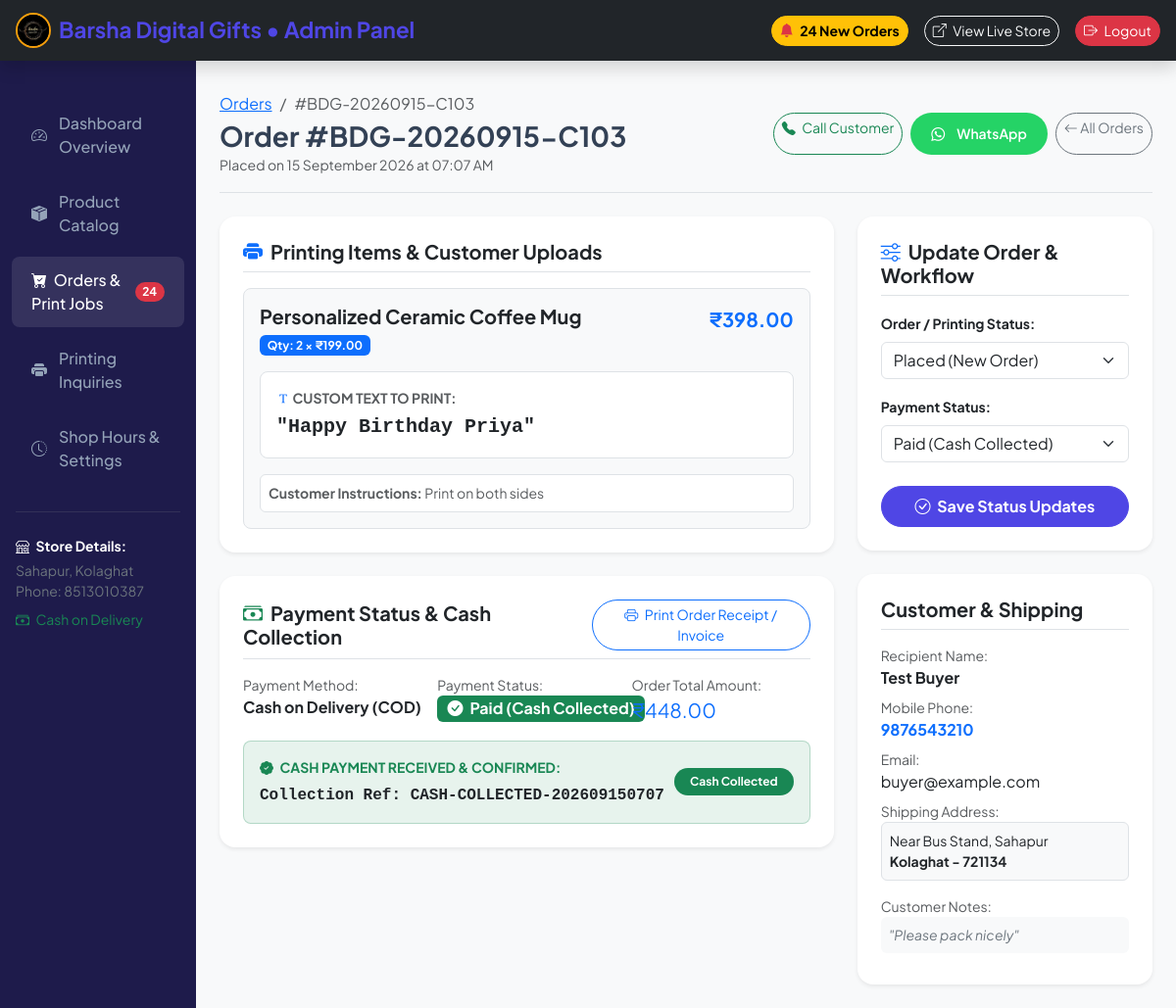
Page /admin/orders/38 (signed in) on the committed database.
### models.py (models this page shows, shortened)
class Order(db.Model):
    __tablename__ = 'orders'
    id = db.Column(db.Integer, primary_key=True)
    order_number = db.Column(db.String(32), unique=True, nullable=False, index=True)
    user_id = db.Column(db.Integer, db.ForeignKey('users.id'), nullable=True)
    customer_name = db.Column(db.String(120), nullable=False)
    customer_phone = db.Column(db.String(20), nullable=False)
    customer_email = db.Column(db.String(120), nullable=False)
    delivery_address = db.Column(db.Text, nullable=False)
    city = db.Column(db.String(100), default="Kolaghat")
    pincode = db.Column(db.String(20), default="721134")
    order_notes = db.Column(db.Text, nullable=True)
    total_amount = db.Column(db.Float, nullable=False)
    payment_method = db.Column(db.String(50), default='cod')  # 'razorpay', 'upi_qr', 'cod'
    payment_status = db.Column(db.String(50), default='Pending') # 'Pending', 'Paid', 'Failed', 'Verified'
    order_status = db.Column(db.String(50), default='Placed')    # 'Placed', 'Processing', 'In Printing', 'Shipped', 'Delivered', 'Cancelled'
    razorpay_order_id = db.Column(db.String(100), nullable=True)
    razorpay_payment_id = db.Column(db.String(100), nullable=True)
    upi_utr = db.Column(db.String(100), nullable=True)
    upi_screenshot = db.Column(db.String(255), nullable=True)
    created_at = db.Column(db.DateTime, default=utc_now)
    updated_at = db.Column(db.DateTime, default=utc_now, onupdate=utc_now)
    items = db.relationship('OrderItem', backref='order', lazy=True, cascade='all, delete-orphan')

class OrderItem(db.Model):
    __tablename__ = 'order_items'
    id = db.Column(db.Integer, primary_key=True)
    order_id = db.Column(db.Integer, db.ForeignKey('orders.id'), nullable=False)
    product_id = db.Column(db.Integer, db.ForeignKey('products.id'), nullable=True)
    product_name = db.Column(db.String(200), nullable=False)
    unit_price = db.Column(db.Float, nullable=False)
    quantity = db.Column(db.Integer, default=1)
    subtotal = db.Column(db.Float, nullable=False)
    custom_text = db.Column(db.String(255), nullable=True)
    custom_image = db.Column(db.String(255), nullable=True)
    custom_instructions = db.Column(db.Text, nullable=True)
    product = db.relationship('Product')

### app.py (the view)
@app.route('/admin/orders/<int:id>')
@admin_required
def admin_order_detail(id):
    order = Order.query.get_or_404(id)
    return render_template('admin/order_detail.html', order=order)

### app.py (called while the page is built)
def admin_required(f):
    @wraps(f)
    def decorated_function(*args, **kwargs):
        if 'user_id' not in session:
            flash('Admin login required.', 'danger')
            return redirect(url_for('login', next=request.url))
        user = db.session.get(User, session['user_id'])
        if not user or not user.is_admin:
            flash('Access denied. Administrator privileges required.', 'danger')
            return redirect(url_for('index'))
        return f(*args, **kwargs)
    return decorated_function

@app.template_filter('currency')
def currency_filter(amount):
    try:
        return f"₹{float(amount):,.2f}"
    except (ValueError, TypeError):
        return f"₹{amount}"

### models.py (called while the page is built)
    @classmethod
    def get_val(cls, key, default=None):
        setting = cls.query.filter_by(key=key).first()
        return setting.value if setting and setting.value else default

### templates/admin/order_detail.html (shortened to what this page needs)
{% extends "admin/base_admin.html" %}
{% block content %}
<div class="d-flex justify-content-between flex-wrap flex-md-nowrap align-items-center pt-2 pb-3 mb-4 border-bottom">
    <div>
        <nav aria-label="breadcrumb">
            <ol class="breadcrumb mb-1 small">
                <li class="breadcrumb-item"><a href="{{ url_for('admin_orders') }}">Orders</a></li>
                <li class="breadcrumb-item active">#{{ order.order_number }}</li>
            </ol>
        </nav>
        <h1 class="h3 fw-bold mb-0">Order #{{ order.order_number }}</h1>
        <small class="text-muted">Placed on {{ order.created_at.strftime('%d %B %Y at %I:%M %p') }}</small>
    </div>
    <div class="d-flex gap-2">
        <a href="tel:{{ order.customer_phone }}" class="btn btn-outline-success btn-sm rounded-pill">
            <i class="bi bi-telephone-fill me-1"></i> Call Customer
        </a>
        <a href="https://wa.me/91{{ order.customer_phone }}?text=Hello%20{{ order.customer_name }},%20this%20is%20Barsha%20Digital%20Gift%20regarding%20your%20order%20#{{ order.order_number }}" target="_blank" class="btn btn-whatsapp btn-sm rounded-pill">
            <i class="bi bi-whatsapp me-1"></i> WhatsApp
        </a>
        <a href="{{ url_for('admin_orders') }}" class="btn btn-outline-secondary btn-sm rounded-pill">
            <i class="bi bi-arrow-left"></i> All Orders
        </a>
    </div>
</div>
<div class="row g-4">
    <div class="col-lg-8">
        <div class="card border-0 shadow-sm rounded-4 p-4 mb-4">
            <h5 class="fw-bold mb-3 border-bottom pb-2">
                <i class="bi bi-printer-fill text-primary me-2"></i>Printing Items &amp; Customer Uploads
            </h5>
            <div class="d-flex flex-column gap-4">
                {% for item in order.items %}
                <div class="border rounded-3 p-3 bg-light">
                    <div class="d-flex justify-content-between align-items-start mb-3">
                        <div>
                            <h5 class="fw-bold text-dark mb-1">{{ item.product_name }}</h5>
                            <span class="badge bg-primary">Qty: {{ item.quantity }} &times; {{ item.unit_price|currency }}</span>
                        </div>
                        <span class="fs-5 fw-bold text-primary">{{ item.subtotal|currency }}</span>
                    </div>
                    {% if item.custom_text %}
                    <div class="p-3 bg-white border rounded-3 mb-3">
                        <small class="text-muted d-block fw-bold mb-1">
                            <i class="bi bi-fonts text-primary"></i> CUSTOM TEXT TO PRINT:
                        </small>
                        <span class="fs-5 fw-bold text-dark font-monospace">"{{ item.custom_text }}"</span>
                    </div>
                    {% endif %}
                    {% if item.custom_instructions %}
                    <div class="small text-muted p-2 bg-white rounded border">
                        <strong>Customer Instructions:</strong> {{ item.custom_instructions }}
                    </div>
                    {% endif %}
                </div>
                {% endfor %}
            </div>
        </div>
        <div class="card border-0 shadow-sm rounded-4 p-4">
            <div class="d-flex justify-content-between align-items-center mb-3 border-bottom pb-2">
                <h5 class="fw-bold mb-0">
                    <i class="bi bi-cash-stack {% if order.payment_status in ['Paid', 'Verified'] %}text-success{% else %}text-warning{% endif %} me-2"></i>Payment Status &amp; Cash Collection
                </h5>
                <a href="{{ url_for('order_success', order_number=order.order_number) }}" target="_blank" class="btn btn-sm btn-outline-primary rounded-pill">
                    <i class="bi bi-printer me-1"></i> Print Order Receipt / Invoice
                </a>
            </div>
            <div class="row g-3">
                <div class="col-md-4">
                    <small class="text-muted d-block">Payment Method:</small>
                    <span class="fw-bold fs-6">{{ order.payment_method or 'Cash on Delivery (COD)' }}</span>
                </div>
                <div class="col-md-4">
                    <small class="text-muted d-block">Payment Status:</small>
                    <span class="badge {% if order.payment_status in ['Paid', 'Verified'] %}bg-success{% else %}bg-warning text-dark{% endif %} fs-6">
                        {% if order.payment_status in ['Paid', 'Verified'] %}
                        <i class="bi bi-check-circle-fill me-1"></i> Paid (Cash Collected)
                        {% else %}
                        <i class="bi bi-clock-fill me-1"></i> Cash on Delivery (Pending)
                        {% endif %}
                    </span>
                </div>
                <div class="col-md-4">
                    <small class="text-muted d-block">Order Total Amount:</small>
                    <span class="fw-extrabold text-primary fs-5">{{ order.total_amount|currency }}</span>
                </div>
                <div class="col-12">
                    {% if order.payment_status in ['Paid', 'Verified'] %}
                    <div class="p-3 bg-success bg-opacity-10 border border-success border-opacity-25 rounded-3">
                        <div class="d-flex justify-content-between align-items-center flex-wrap gap-2">
                            <div>
                                <small class="text-success fw-bold d-block mb-1">
                                    <i class="bi bi-patch-check-fill text-success me-1"></i> CASH PAYMENT RECEIVED &amp; CONFIRMED:
                                </small>
                                <span class="fs-6 fw-bold font-monospace text-dark">
                                    Collection Ref: {{ order.upi_utr or 'CASH-COLLECTED' }}
                                </span>
                            </div>
                            <span class="badge bg-success px-3 py-2 rounded-pill">
                                Cash Collected
                            </span>
                        </div>
                    </div>
                    {% endif %}
                </div>
            </div>
        </div>
    </div>
    <div class="col-lg-4">
        <div class="card border-0 shadow-sm rounded-4 p-4 mb-4 bg-white">
            <h5 class="fw-bold mb-3 border-bottom pb-2">
                <i class="bi bi-sliders text-primary me-2"></i>Update Order &amp; Workflow
            </h5>
            <form action="{{ url_for('admin_order_update', id=order.id) }}" method="POST">
                <div class="mb-3">
                    <label class="form-label small fw-bold">Order / Printing Status:</label>
                    <select name="order_status" class="form-select">
                        <option value="Placed" {% if order.order_status == 'Placed' %}selected{% endif %}>Placed (New Order)</option>
                    </select>
                </div>
                <div class="mb-4">
                    <label class="form-label small fw-bold">Payment Status:</label>
                    <select name="payment_status" class="form-select">
                        <option value="Paid" {% if order.payment_status in ['Paid', 'Verified'] %}selected{% endif %}>Paid (Cash Collected)</option>
                    </select>
                </div>
                <button type="submit" class="btn btn-primary-custom w-100 py-2 fw-bold rounded-pill">
                    <i class="bi bi-check-circle me-1"></i> Save Status Updates
                </button>
            </form>
        </div>
        <div class="card border-0 shadow-sm rounded-4 p-4">
            <h5 class="fw-bold mb-3 border-bottom pb-2">Customer &amp; Shipping</h5>
            <div class="mb-2">
                <small class="text-muted d-block">Recipient Name:</small>
                <div class="fw-bold fs-6">{{ order.customer_name }}</div>
            </div>
            <div class="mb-2">
                <small class="text-muted d-block">Mobile Phone:</small>
                <a href="tel:{{ order.customer_phone }}" class="fw-bold text-decoration-none">{{ order.customer_phone }}</a>
            </div>
            <div class="mb-2">
                <small class="text-muted d-block">Email:</small>
                <div>{{ order.customer_email }}</div>
            </div>
            <div class="mb-3">
                <small class="text-muted d-block">Shipping Address:</small>
                <div class="p-2 bg-light rounded small border">
                    {{ order.delivery_address }}<br>
                    <strong>{{ order.city }} - {{ order.pincode }}</strong>
                </div>
            </div>
            {% if order.order_notes %}
            <div class="mb-2">
                <small class="text-muted d-block">Customer Notes:</small>
                <div class="small fst-italic text-secondary bg-light p-2 rounded">
                    "{{ order.order_notes }}"
                </div>
            </div>
            {% endif %}
        </div>
    </div>
</div>
{% endblock %}

### static/css/style.css (style rules this page uses)
:root { --primary: #4f46e5; --primary-hover: #4338ca; --primary-light: #eef2ff; --accent: #f59e0b; --accent-coral: #ff4757; --dark: #0f172a; --slate: #334155; --muted: #64748b; --light-bg: #f8fafc; --card-border: #e2e8f0; --whatsapp-green: #25d366; }
body { font-family: 'Plus Jakarta Sans', -apple-system, BlinkMacSystemFont, 'Segoe UI', Roboto, sans-serif; color: var(--slate); background-color: var(--light-bg); min-height: 100vh; display: flex; flex-direction: column; }
.btn-primary-custom { background-color: var(--primary); border-color: var(--primary); color: white; font-weight: 600; border-radius: 10px; padding: 10px 20px; transition: all 0.2s; }
.btn-whatsapp { background-color: var(--whatsapp-green); color: white; font-weight: 600; border-radius: 10px; padding: 10px 20px; display: inline-flex; align-items: center; gap: 8px; text-decoration: none; }

### rows in the picture
Order: order_number "BDG-20260915-C103", created_at "15 September 2026 at 07:07 AM", payment_method "Cash on Delivery (COD)", total_amount "₹448.00", upi_utr "CASH-COLLECTED-202609150707", order_status "Placed (New Order)", payment_status "Paid (Cash Collected)", customer_name "Test Buyer", customer_phone "9876543210", customer_email "buyer@example.com", delivery_address "Near Bus Stand, Sahapur", city "Kolaghat", pincode "721134", order_notes "Please pack nicely"
OrderItem: product_name "Personalized Ceramic Coffee Mug", quantity "2", unit_price "₹199.00", subtotal "₹398.00", custom_text "Happy Birthday Priya", custom_instructions "Print on both sides"

### other values in the picture
{{ new_orders_count }} "24"
{{ shop_phone_1 }} "8513010387"
